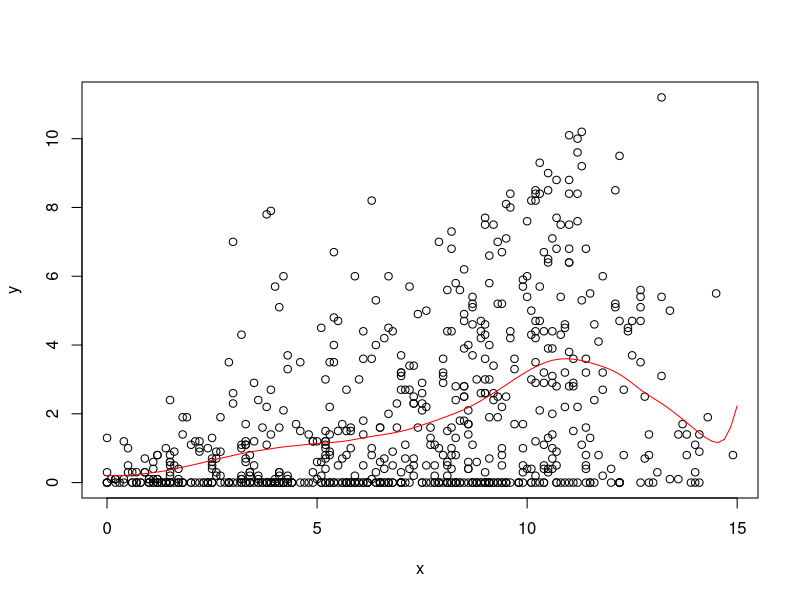
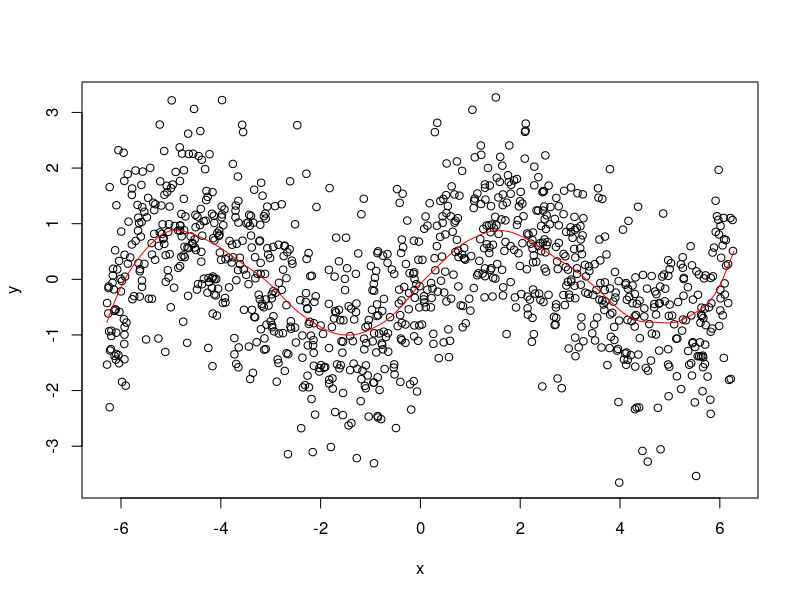

Write the R code that produced these figures, in order. (Note: this script raises an error after producing the figures.)
# STAT-S 610
# LAB 4
# 2019-10-03
# https://jfukuyama.github.io/teaching/stat610/assignments/lab4.pdf

# --- functions --- #

#' @param x (numeric) vector of same length as y
#' @param y (numeric) vector of same length as y
#' @param z (numeric) vector, can be of a different length
#' @param omega (numeric) must be a scalar
#' @return (numeric) vector of the same length as z
llr = function(x, y, z, omega) {
  fits = sapply(z, compute_f_hat, x, y, omega)
  return(fits)
}

#' @param z (numeric) must be a scalar
#' @param x (numeric) vector of the same length as y
#' @param y (numeric) vector of the same length as x
#' @param omega (numeric) must be a scalar
#' @return (numeric) scalar
compute_f_hat = function(z, x, y, omega) {
  Wz = diag(make_weight_matrix(z, x, omega))
  X = make_predictor_matrix(x)
  n = nrow(X)
  A = sweep(X, 1, Wz, "*") 
  f_hat = c(1,z) %*% solve(t(X)%*% A) %*% t(X) %*% (Wz*y)
  #f_hat = c(1, z) %*% solve(t(X) %*% Wz %*% X) %*% t(X) %*% Wz %*% y
  return(f_hat)
}

#' @param z (numeric) must be a scalar
#' @param x (numeric) vector of arbitrary length
#' @param omega (numeric) must be a scalar
#' @return (numeric) a diagonal matrix
make_weight_matrix = function(z, x, omega) {
  r = abs(x - z) / omega  # this is a vector of the same length as x
  w = sapply(r, W)  # this is a vector of the same length as x and r
  Wz = diag(w)  # this is a diagonal matrix with elements from w
  return(Wz)
}

#' @param r (numeric) must be a scalar
#' @return (numeric) scalar
W = function(r) {
  if (abs(r) < 1) {
    return((1 - abs(r) ** 3) ** 3)
  } else {
    return(0)
  }
}

#' @param x (numeric) vector of arbitrary length
#' @return (numeric) matrix with 2 columns and rows equal to length of x
make_predictor_matrix = function(x) {
  n = length(x)
  return(cbind(rep(1, n), x))
}


# --- example 1 --- #

# get the data
data(french_fries, package = 'reshape2')
french_fries = na.omit(french_fries)

# input data
x = french_fries$potato
y = french_fries$buttery

# space along which to smooth
z = seq(0, 15, length.out = 100)

# run smoothing
fits = llr(z = z, x = x, y = y, omega = 2)

# plot the data and the smoother
plot(x, y)
lines(z, fits, col = 'red')


# --- example 2 --- #

# noisy sine wave
x = runif(1000, -2 * pi, 2 * pi)
y = sin(x) + rnorm(length(x))

# space along which to smooth
z = seq(-2 * pi, 2 * pi, length.out = 100)

# run smoothing
fits = llr(z = z, x = x, y = y, omega = pi / 3)

# plot the data and the smoother
plot(x, y)
lines(z, fits, col = 'red')

f_hat = c(1,z) %*% solve(t(X)%*% WzX) %*% t(X) %*% (Wz*y)
fhat_means=t(apply(f_hat,2,mean))
fhat_sds=t(apply(f_hat,2,sd))
fhat_T=sweep(sweep(f_hat,2,fhat_means,"-"),2,fhat_sds,"/")*10+50

### Use as example to compare apply vs sweep
my.matrix <- matrix(seq(1,9,1), nrow=3)
row.sums <- rowSums(my.matrix)
apply.matrix <- apply(X = my.matrix, MARGIN = 2, FUN = function (x) x/row.sums)
sweep.matrix <- sweep(x = my.matrix, MARGIN = 1, STATS = rowSums(my.matrix), FUN="/")
apply.matrix - sweep.matrix ## should be same matrix

###Attempt 2 at sweep function compare to Montse apply function above
